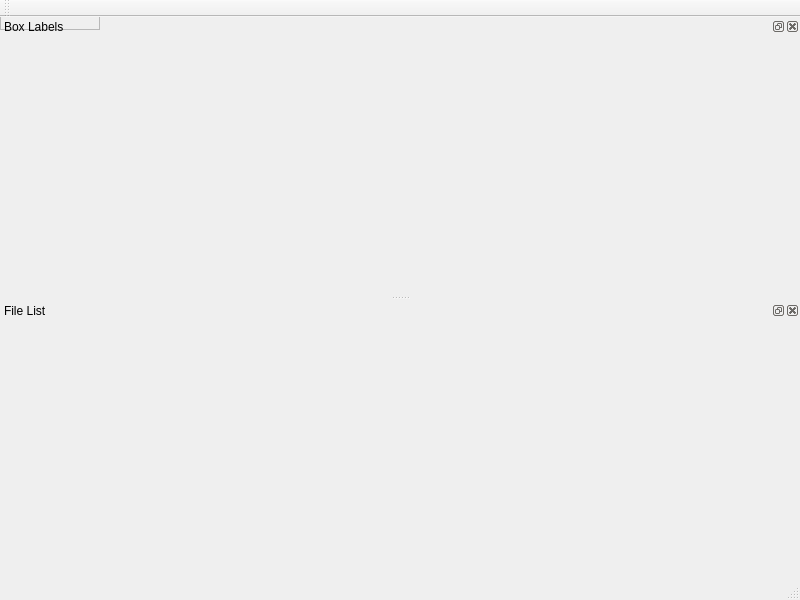
<?xml version="1.0" encoding="UTF-8"?>
<ui version="4.0">
 <class>MainWin</class>
 <widget class="QMainWindow" name="MainWin">
  <property name="geometry">
   <rect>
    <x>0</x>
    <y>0</y>
    <width>800</width>
    <height>600</height>
   </rect>
  </property>
  <property name="windowTitle">
   <string>MainWindow</string>
  </property>
  <widget class="QScrollArea" name="m_iCentralScrollArea"/>
  <widget class="QMenuBar" name="menubar">
   <property name="geometry">
    <rect>
     <x>0</x>
     <y>0</y>
     <width>800</width>
     <height>23</height>
    </rect>
   </property>
  </widget>
  <widget class="QStatusBar" name="statusbar"/>
  <widget class="ToolBar" name="m_iToolsBar">
   <property name="windowTitle">
    <string>toolBar</string>
   </property>
   <attribute name="toolBarArea">
    <enum>TopToolBarArea</enum>
   </attribute>
   <attribute name="toolBarBreak">
    <bool>false</bool>
   </attribute>
  </widget>
  <widget class="QDockWidget" name="m_iLabelsDock">
   <property name="windowTitle">
    <string>Box Labels</string>
   </property>
   <attribute name="dockWidgetArea">
    <number>2</number>
   </attribute>
   <widget class="LabelsWidget" name="m_iLabelsWidget"/>
  </widget>
  <widget class="QDockWidget" name="m_iFilesDock">
   <property name="windowTitle">
    <string>File List</string>
   </property>
   <attribute name="dockWidgetArea">
    <number>2</number>
   </attribute>
   <widget class="QWidget" name="dockWidgetContents_2"/>
  </widget>
 </widget>
 <customwidgets>
  <customwidget>
   <class>ToolBar</class>
   <extends>QToolBar</extends>
   <header location="global">libs/toolbar.h</header>
  </customwidget>
  <customwidget>
   <class>LabelsWidget</class>
   <extends>QWidget</extends>
   <header location="global">libs/labels_widget.h</header>
   <container>1</container>
  </customwidget>
 </customwidgets>
 <resources/>
 <connections/>
</ui>
